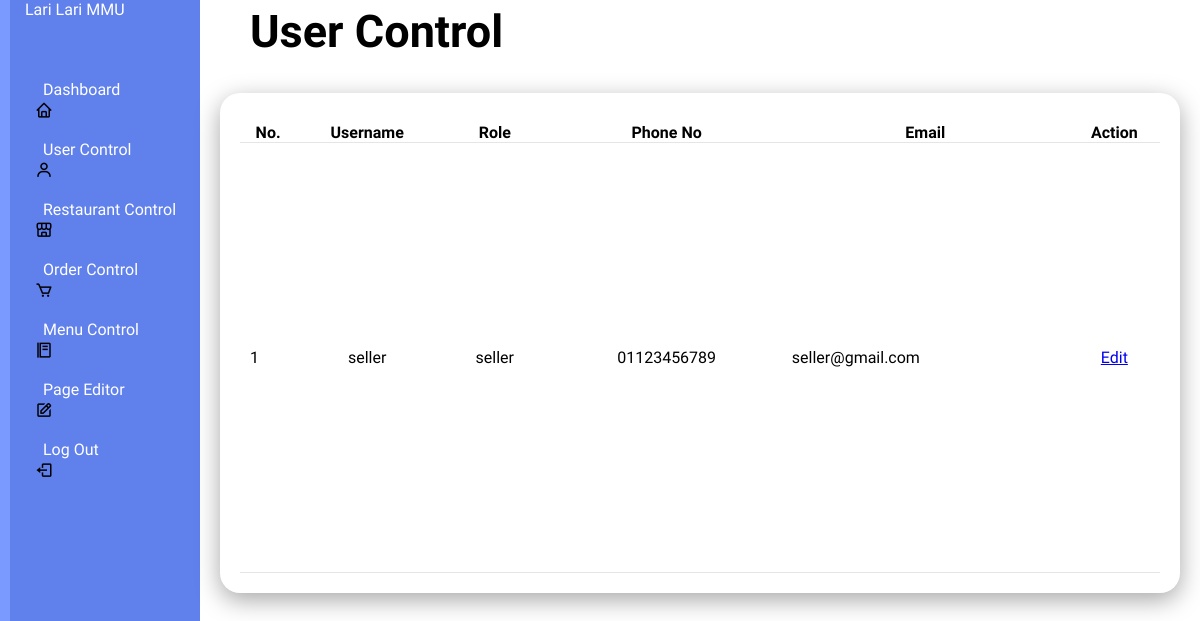
The page /usercontrol on the database as committed earlier.
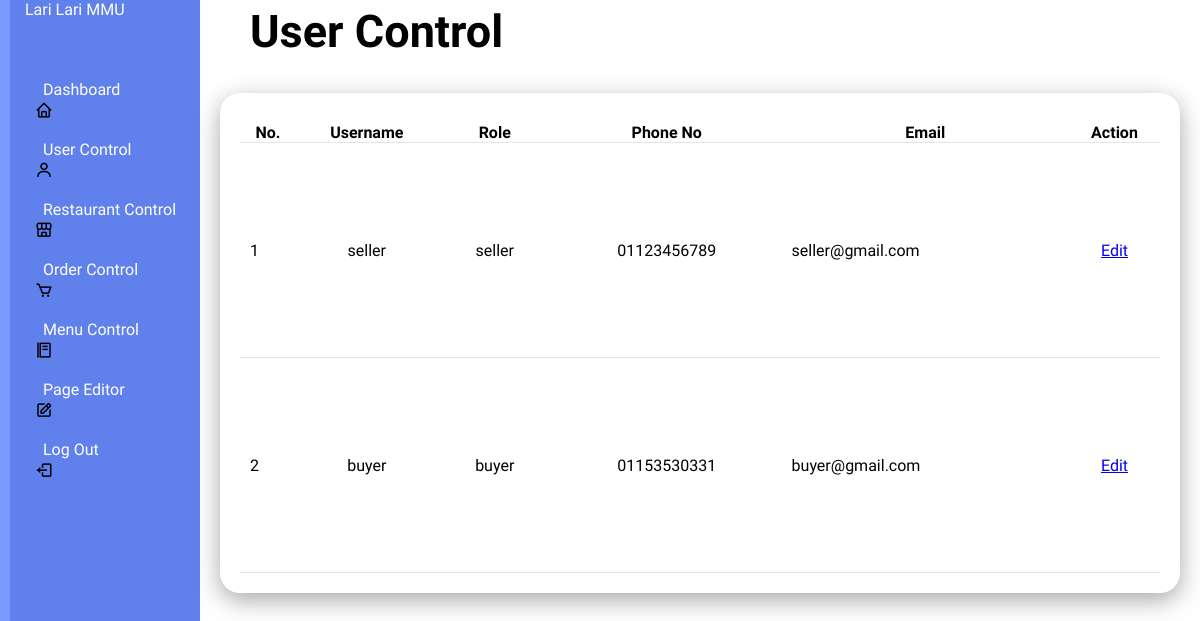
The same page on the database as committed later.
### tables this page shows
CREATE TABLE users (
            id INTEGER PRIMARY KEY AUTOINCREMENT,
            name TEXT NOT NULL,
            email UNIQUE NOT NULL,
            username UNIQUE NOT NULL,
            password TEXT NOT NULL,
            role TEXT NOT NULL,
            phone_no UNIQUE NOT NULL
        );

### app.py (the view)
@app.route('/usercontrol')
def user_control():
    conn = get_db_connection()
    users = conn.execute('SELECT * FROM users').fetchall()
    conn.close()
    return render_template('usercontrol.html', users=users)

### app.py (called while the page is built)
def get_db_connection():
    con = sqlite3.connect("database.db")
    con.row_factory = sqlite3.Row
    return con

### templates/usercontrol.html (shortened to what this page needs)
<!DOCTYPE html>
<html lang="en">
<head>
    <link rel="stylesheet" type="text/css" href="../static/style(admin2).css">
    <link rel="stylesheet" href="https://unpkg.com/boxicons@latest/css/boxicons.min.css">
        <link href="https://cdn.jsdelivr.net/npm/remixicon@4.3.0/fonts/remixicon.css" rel="stylesheet"/>
        <link rel="stylesheet" href="https://unpkg.com/aos@next/dist/aos.css" />
</head>
</head>
<body>
    <div class="admincontainer">
        <div class="navbar">
            <ul>
                <li><a href="#">Lari Lari MMU</a></li>
                <li><i class='bx bx-home'></i><a href="/admin">Dashboard</a></li>
                <li><i class='bx bx-user'></i><a href="/usercontrol">User Control</a></li>
                <li><i class='bx bx-store-alt'></i><a href="/restaurantcontrol">Restaurant Control</a></li>
                <li><i class='bx bx-cart'></i><a href="/ordercontrol">Order Control</a></li>
                <li><i class='bx bx-food-menu'></i><a href="/menucontrol">Menu Control</a></li>
                <li><i class='bx bx-edit'></i><a href="/pageEditor">Page Editor</a></li>
                <li><i class='bx bx-log-out'></i><a href="/logout">Log Out</a></li>
            </ul>
        </div>
    </div>
    <div class="admin-main">
        <div class="admin-header">
            <h2>User Control</h2>
        </div>
        <div class="admin-table">
            <div class="table-body">
                <table>
                    <thead>
                        <tr>
                            <th>No.</th>
                            <th>Username</th>
                            <th>Role</th>
                            <th>Phone No</th>
                            <th>Email</th>
                            <th>Action</th>
                        </tr>
                    </thead>
                    <tbody>
                        {% for user in users %}
                        <tr>
                            <td>{{ user.id }}</td>
                            <td>{{ user.username }}</td>
                            <td>{{ user.role }}</td>
                            <td>{{ user.phone_no }}</td>
                            <td>{{ user.email }}</td>
                            <td>
                                <a href="{{ url_for('edit_user', user_id=user.id) }}">Edit</a>
                            </td>
                        </tr>
                        {% endfor %}
                    </tbody>
                </table>
            </div>
        </div>
    </div>
</body>
</html>

### static/style(admin2).css (style rules this page uses)
* { padding: 0; margin: 0; box-sizing: border-box; font-family: "Protest Guerrilla", sans-serif; }
.admincontainer { position: relative; width: 100%; }
.navbar { position: fixed; width: 200px; height: 100%; background:#6080ec; border-left: 10px solid #7b9aff; transition: 0.5s; overflow: hidden; }
.navbar ul { position: absolute; top: 0; left: 0; width: 100%; }
.navbar ul li { display:flex; align-items: center; justify-content: center; position: relative; width: 100%; list-style: none; border-top-left-radius: 30px; border-bottom-left-radius: 30px; border-top-right-radius: 5px; border-bottom-right-radius: 5px; }
.navbar ul li:nth-child(1) { margin-bottom: 20px; pointer-events: none; }
.navbar ul li a { display: flex; align-items: center; position: relative; display: block; width: 100%; height: 60px; padding: 0 15px; text-decoration: none; color: white; }
.navbar i { position: relative; left: 25px; font-size: 18px; text-align: center; }
.admin-main { position: relative; width: calc(100% - 200px); left: 200px; min-height: 100vh; background-color: white; transition: 0.5s; }
.admin-header { position: relative; margin: 0 30px; padding: 5px 20px; justify-content: center; align-items: center; font-size: 30px; }
.admin-table { position: relative; width: 100%; padding: 20px; display: grid; width: 100%; grid-gap: 20px; margin-top: 10px; }
.admin-table .table-body { position: relative; display: grid; min-height: 500px; background: white; padding: 20px; box-shadow: 0 7px 25px rgba(0,0,0,0.35); border-radius: 20px; }
.admin-table table { width: auto; border-collapse: collapse; margin-top: 10px; }
.admin-table .table-body table tr { color: black; border-bottom: 1px solid rgba(0,0,0,0.1); }
.admin-table .table-body table tr td { padding: 10px; }
.admin-table .table-body table tr td:last-child { text-align: end; }
.admin-table .table-body table tr td:nth-child(2) { text-align: center; }
.admin-table .table-body table tr td:nth-child(3) { text-align: center; }
.admin-table .table-body table tr td:nth-child(4) { text-align: center; }
.admin-table .table-body table tr td:nth-child(6) { text-align: center; }

Rows that differ between the two databases and show on the page:
added users: id "2", username "buyer", role "buyer", phone_no "01153530331", email "buyer@gmail.com"
